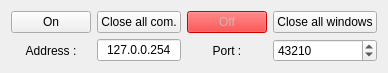
<?xml version="1.0" encoding="UTF-8"?>
<ui version="4.0">
 <class>MainWindow</class>
 <widget class="QMainWindow" name="MainWindow">
  <property name="geometry">
   <rect>
    <x>0</x>
    <y>0</y>
    <width>365</width>
    <height>64</height>
   </rect>
  </property>
  <property name="windowTitle">
   <string>Clients Detector</string>
  </property>
  <widget class="QWidget" name="centralWidget">
   <layout class="QGridLayout" name="gridLayout">
    <item row="0" column="0">
     <widget class="QPushButton" name="onPushButton">
      <property name="text">
       <string>On</string>
      </property>
     </widget>
    </item>
    <item row="0" column="1">
     <widget class="QPushButton" name="killAllComPushButton">
      <property name="text">
       <string>Close all com.</string>
      </property>
     </widget>
    </item>
    <item row="0" column="2">
     <widget class="QPushButton" name="offPushButton">
      <property name="enabled">
       <bool>false</bool>
      </property>
      <property name="styleSheet">
       <string notr="true">background-color:red;</string>
      </property>
      <property name="text">
       <string>Off</string>
      </property>
     </widget>
    </item>
    <item row="0" column="3">
     <widget class="QPushButton" name="closeAllWindowsPushButton">
      <property name="enabled">
       <bool>true</bool>
      </property>
      <property name="text">
       <string>Close all windows</string>
      </property>
     </widget>
    </item>
    <item row="1" column="0">
     <widget class="QLabel" name="addressLabel">
      <property name="text">
       <string>Address :</string>
      </property>
      <property name="alignment">
       <set>Qt::AlignCenter</set>
      </property>
     </widget>
    </item>
    <item row="1" column="1">
     <widget class="QLineEdit" name="addressLineEdit">
      <property name="text">
       <string notr="true">127.0.0.254</string>
      </property>
      <property name="alignment">
       <set>Qt::AlignCenter</set>
      </property>
     </widget>
    </item>
    <item row="1" column="2">
     <widget class="QLabel" name="portLabel">
      <property name="text">
       <string>Port :</string>
      </property>
      <property name="alignment">
       <set>Qt::AlignCenter</set>
      </property>
     </widget>
    </item>
    <item row="1" column="3">
     <widget class="QSpinBox" name="portSpinBox">
      <property name="maximum">
       <number>65535</number>
      </property>
      <property name="value">
       <number>43210</number>
      </property>
     </widget>
    </item>
   </layout>
  </widget>
 </widget>
 <layoutdefault spacing="6" margin="11"/>
 <resources/>
 <connections/>
</ui>
